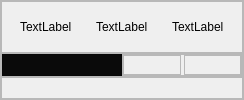
          <widget class="QFrame" name="frame_8">
           <property name="frameShape">
            <enum>QFrame::StyledPanel</enum>
           </property>
           <property name="frameShadow">
            <enum>QFrame::Raised</enum>
           </property>
           <layout class="QVBoxLayout" name="verticalLayout_2" stretch="10,15,20">
            <property name="spacing">
             <number>0</number>
            </property>
            <property name="leftMargin">
             <number>0</number>
            </property>
            <property name="topMargin">
             <number>0</number>
            </property>
            <property name="rightMargin">
             <number>0</number>
            </property>
            <property name="bottomMargin">
             <number>0</number>
            </property>
            <item>
             <widget class="QFrame" name="frame_17">
              <property name="frameShape">
               <enum>QFrame::StyledPanel</enum>
              </property>
              <property name="frameShadow">
               <enum>QFrame::Raised</enum>
              </property>
              <layout class="QHBoxLayout" name="horizontalLayout_8" stretch="5,15,5">
               <item>
                <widget class="QWidget" name="yrt_logo_widget" native="true">
                 <layout class="QVBoxLayout" name="verticalLayout_16">
                  <item>
                   <widget class="QLabel" name="yrt_logo_lbl">
                    <property name="text">
                     <string>TextLabel</string>
                    </property>
                   </widget>
                  </item>
                 </layout>
                </widget>
               </item>
               <item>
                <widget class="QWidget" name="yrt_logo_2_widget" native="true">
                 <layout class="QVBoxLayout" name="verticalLayout_12">
                  <item>
                   <widget class="QLabel" name="yrt_logo_2_lbl">
                    <property name="text">
                     <string>TextLabel</string>
                    </property>
                   </widget>
                  </item>
                 </layout>
                </widget>
               </item>
               <item>
                <widget class="QWidget" name="aku_patch_widget" native="true">
                 <layout class="QVBoxLayout" name="verticalLayout_10">
                  <item>
                   <widget class="QLabel" name="aku_patch_lbl">
                    <property name="text">
                     <string>TextLabel</string>
                    </property>
                   </widget>
                  </item>
                 </layout>
                </widget>
               </item>
              </layout>
             </widget>
            </item>
            <item>
             <widget class="QFrame" name="frame_10">
              <property name="frameShape">
               <enum>QFrame::StyledPanel</enum>
              </property>
              <property name="frameShadow">
               <enum>QFrame::Raised</enum>
              </property>
              <layout class="QHBoxLayout" name="horizontalLayout" stretch="15,15">
               <property name="spacing">
                <number>0</number>
               </property>
               <property name="leftMargin">
                <number>0</number>
               </property>
               <property name="topMargin">
                <number>0</number>
               </property>
               <property name="rightMargin">
                <number>0</number>
               </property>
               <property name="bottomMargin">
                <number>0</number>
               </property>
               <item>
                <widget class="QFrame" name="frame_13">
                 <property name="minimumSize">
                  <size>
                   <width>0</width>
                   <height>0</height>
                  </size>
                 </property>
                 <property name="styleSheet">
                  <string notr="true">background-color: rgb(10, 10, 10);</string>
                 </property>
                 <property name="frameShape">
                  <enum>QFrame::StyledPanel</enum>
                 </property>
                 <property name="frameShadow">
                  <enum>QFrame::Raised</enum>
                 </property>
                 <layout class="QVBoxLayout" name="verticalLayout_13">
                  <property name="spacing">
                   <number>0</number>
                  </property>
                  <property name="leftMargin">
                   <number>0</number>
                  </property>
                  <property name="topMargin">
                   <number>0</number>
                  </property>
                  <property name="rightMargin">
                   <number>0</number>
                  </property>
                  <property name="bottomMargin">
                   <number>0</number>
                  </property>
                  <item>
                   <layout class="QVBoxLayout" name="dimention3_verticalLayout">
                    <property name="spacing">
                     <number>0</number>
                    </property>
                   </layout>
                  </item>
                 </layout>
                </widget>
               </item>
               <item>
                <widget class="QFrame" name="frame_14">
                 <property name="frameShape">
                  <enum>QFrame::StyledPanel</enum>
                 </property>
                 <property name="frameShadow">
                  <enum>QFrame::Raised</enum>
                 </property>
                 <layout class="QHBoxLayout" name="horizontalLayout_5">
                  <property name="spacing">
                   <number>3</number>
                  </property>
                  <property name="leftMargin">
                   <number>0</number>
                  </property>
                  <property name="topMargin">
                   <number>0</number>
                  </property>
                  <property name="rightMargin">
                   <number>0</number>
                  </property>
                  <property name="bottomMargin">
                   <number>0</number>
                  </property>
                  <item>
                   <widget class="QFrame" name="frame_16">
                    <property name="frameShape">
                     <enum>QFrame::StyledPanel</enum>
                    </property>
                    <property name="frameShadow">
                     <enum>QFrame::Raised</enum>
                    </property>
                    <layout class="QVBoxLayout" name="verticalLayout_18">
                     <item>
                      <layout class="QVBoxLayout" name="xz_verticalLayout">
                       <property name="spacing">
                        <number>0</number>
                       </property>
                      </layout>
                     </item>
                    </layout>
                   </widget>
                  </item>
                  <item>
                   <widget class="QFrame" name="frame_15">
                    <property name="frameShape">
                     <enum>QFrame::StyledPanel</enum>
                    </property>
                    <property name="frameShadow">
                     <enum>QFrame::Raised</enum>
                    </property>
                    <layout class="QVBoxLayout" name="verticalLayout_17">
                     <item>
                      <layout class="QVBoxLayout" name="yz_verticalLayout">
                       <property name="spacing">
                        <number>0</number>
                       </property>
                      </layout>
                     </item>
                    </layout>
                   </widget>
                  </item>
                 </layout>
                </widget>
               </item>
              </layout>
             </widget>
            </item>
            <item>
             <widget class="QFrame" name="frame_12">
              <property name="frameShape">
               <enum>QFrame::StyledPanel</enum>
              </property>
              <property name="frameShadow">
               <enum>QFrame::Raised</enum>
              </property>
              <layout class="QHBoxLayout" name="horizontalLayout_2">
               <item>
                <layout class="QVBoxLayout" name="verticalLayout_3"/>
               </item>
              </layout>
             </widget>
            </item>
           </layout>
          </widget>
